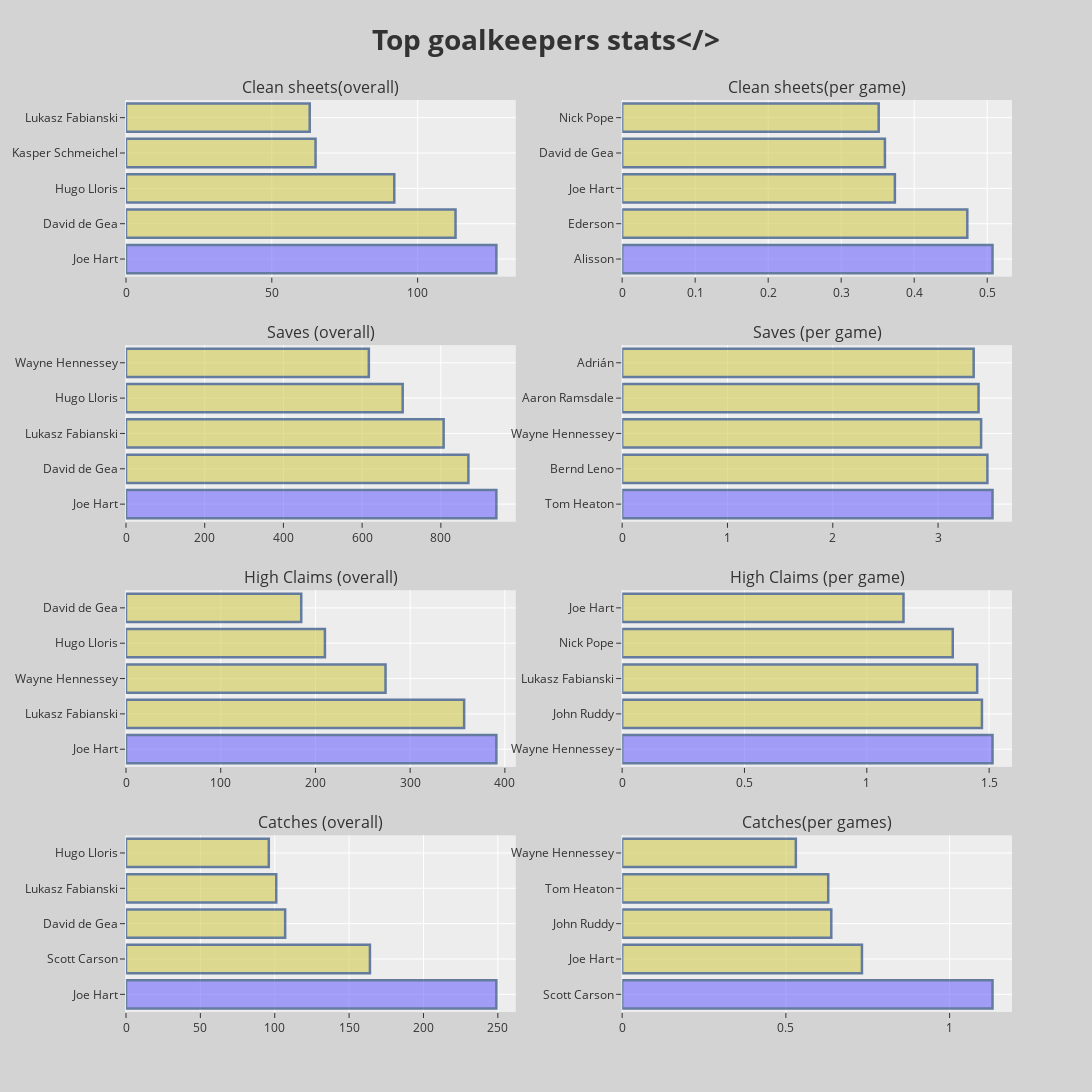

The notebook cell saved with this chart:
### Code cell
fig = make_subplots(rows=4, cols=2, subplot_titles=('Clean sheets(overall)', 'Clean sheets(per game)', 'Saves (overall)', 'Saves (per game)', 'High Claims (overall)', 'High Claims (per game)', 'Catches (overall)', 'Catches(per games)'), horizontal_spacing=0.12, vertical_spacing=.075)

fig.add_trace(go.Bar(x = df_1["Clean sheets"], y=df_1["Name"], hovertext=df_1["Club"], orientation='h'), row = 1, col = 1)
fig.add_trace(go.Bar(x = df_2["Saves"], y=df_2["Name"], hovertext=df_2["Club"], orientation='h'), row = 2, col = 1)
fig.add_trace(go.Bar(x = df_3["High Claims"], y=df_3["Name"], hovertext=df_3["Club"], orientation='h'), row = 3, col = 1)
fig.add_trace(go.Bar(x = df_4["Catches"], y=df_4["Name"], hovertext=df_4["Club"], orientation='h'), row = 4, col = 1)

fig.add_trace(go.Bar(x = df_11["Clean sheets"], y=df_11["Name"], hovertext=df_11["Club"], orientation='h'), row = 1, col = 2)
fig.add_trace(go.Bar(x = df_12["Saves"], y=df_12["Name"], hovertext=df_12["Club"], orientation='h'), row = 2, col = 2)
fig.add_trace(go.Bar(x = df_13["High Claims"], y=df_13["Name"], hovertext=df_13["Club"], orientation='h'), row = 3, col = 2)
fig.add_trace(go.Bar(x = df_14["Catches"], y=df_14["Name"], hovertext=df_14["Club"], orientation='h'), row = 4, col = 2)

fig.update_traces(marker_color=['rgb(110,102,250)', 'rgb(210,202,82)', 'rgb(210, 202, 82)', 'rgb(210,202,82)', 'rgb(210, 202, 82)'], marker_line_color='rgb(8,48,107)', marker_line_width=2.5, opacity=0.6)

fig.update_layout(title_text='<b>Top goalkeepers stats</>', titlefont=dict(size=28), title_x=0.5, showlegend=False, autosize=False, width=1300, height=1200, template='ggplot2', paper_bgcolor='lightgray')
fig.show()

### Figure 1 — Plotly figure (JSON) as saved in the notebook; plotly's stock layout.template omitted (floating-point values rounded to 4 significant figures)
{"data": [{"hovertext": ["Tottenham-Hotspur", "Manchester-United", "Tottenham-Hotspur", "Leicester-City", "West-Ham-United"], "marker": {"color": ["rgb(110,102,250)", "rgb(210,202,82)", "rgb(210, 202, 82)", "rgb(210,202,82)", "rgb(210, 202, 82)"], "line": {"color": "rgb(8,48,107)", "width": 2.5}}, "opacity": 0.6, "orientation": "h", "type": "bar", "x": [127.0, 113.0, 92.0, 65.0, 63.0], "xaxis": "x", "y": ["Joe Hart", "David de Gea", "Hugo Lloris", "Kasper Schmeichel", "Lukasz Fabianski"], "yaxis": "y"}, {"hovertext": ["Tottenham-Hotspur", "Manchester-United", "West-Ham-United", "Tottenham-Hotspur", "Crystal-Palace"], "marker": {"color": ["rgb(110,102,250)", "rgb(210,202,82)", "rgb(210, 202, 82)", "rgb(210,202,82)", "rgb(210, 202, 82)"], "line": {"color": "rgb(8,48,107)", "width": 2.5}}, "opacity": 0.6, "orientation": "h", "type": "bar", "x": [941.0, 870.0, 807.0, 703.0, 617.0], "xaxis": "x3", "y": ["Joe Hart", "David de Gea", "Lukasz Fabianski", "Hugo Lloris", "Wayne Hennessey"], "yaxis": "y3"}, {"hovertext": ["Tottenham-Hotspur", "West-Ham-United", "Crystal-Palace", "Tottenham-Hotspur", "Manchester-United"], "marker": {"color": ["rgb(110,102,250)", "rgb(210,202,82)", "rgb(210, 202, 82)", "rgb(210,202,82)", "rgb(210, 202, 82)"], "line": {"color": "rgb(8,48,107)", "width": 2.5}}, "opacity": 0.6, "orientation": "h", "type": "bar", "x": [391.0, 357.0, 274.0, 210.0, 185.0], "xaxis": "x5", "y": ["Joe Hart", "Lukasz Fabianski", "Wayne Hennessey", "Hugo Lloris", "David de Gea"], "yaxis": "y5"}, {"hovertext": ["Tottenham-Hotspur", "Manchester-City", "Manchester-United", "West-Ham-United", "Tottenham-Hotspur"], "marker": {"color": ["rgb(110,102,250)", "rgb(210,202,82)", "rgb(210, 202, 82)", "rgb(210,202,82)", "rgb(210, 202, 82)"], "line": {"color": "rgb(8,48,107)", "width": 2.5}}, "opacity": 0.6, "orientation": "h", "type": "bar", "x": [249.0, 164.0, 107.0, 101.0, 96.0], "xaxis": "x7", "y": ["Joe Hart", "Scott Carson", "David de Gea", "Lukasz Fabianski", "Hugo Lloris"], "yaxis": "y7"}, {"hovertext": ["Liverpool", "Manchester-City", "Tottenham-Hotspur", "Manchester-United", "Burnley"], "marker": {"color": ["rgb(110,102,250)", "rgb(210,202,82)", "rgb(210, 202, 82)", "rgb(210,202,82)", "rgb(210, 202, 82)"], "line": {"color": "rgb(8,48,107)", "width": 2.5}}, "opacity": 0.6, "orientation": "h", "type": "bar", "x": [0.5072, 0.4727, 0.3735, 0.3599, 0.3514], "xaxis": "x2", "y": ["Alisson", "Ederson", "Joe Hart", "David de Gea", "Nick Pope"], "yaxis": "y2"}, {"hovertext": ["Aston-Villa", "Arsenal", "Crystal-Palace", "Sheffield-United", "Liverpool"], "marker": {"color": ["rgb(110,102,250)", "rgb(210,202,82)", "rgb(210, 202, 82)", "rgb(210,202,82)", "rgb(210, 202, 82)"], "line": {"color": "rgb(8,48,107)", "width": 2.5}}, "opacity": 0.6, "orientation": "h", "type": "bar", "x": [3.517, 3.469, 3.409, 3.385, 3.338], "xaxis": "x4", "y": ["Tom Heaton", "Bernd Leno", "Wayne Hennessey", "Aaron Ramsdale", "Adrián"], "yaxis": "y4"}, {"hovertext": ["Crystal-Palace", "Wolverhampton-Wanderers", "West-Ham-United", "Burnley", "Tottenham-Hotspur"], "marker": {"color": ["rgb(110,102,250)", "rgb(210,202,82)", "rgb(210, 202, 82)", "rgb(210,202,82)", "rgb(210, 202, 82)"], "line": {"color": "rgb(8,48,107)", "width": 2.5}}, "opacity": 0.6, "orientation": "h", "type": "bar", "x": [1.514, 1.471, 1.451, 1.351, 1.15], "xaxis": "x6", "y": ["Wayne Hennessey", "John Ruddy", "Lukasz Fabianski", "Nick Pope", "Joe Hart"], "yaxis": "y6"}, {"hovertext": ["Manchester-City", "Tottenham-Hotspur", "Wolverhampton-Wanderers", "Aston-Villa", "Crystal-Palace"], "marker": {"color": ["rgb(110,102,250)", "rgb(210,202,82)", "rgb(210, 202, 82)", "rgb(210,202,82)", "rgb(210, 202, 82)"], "line": {"color": "rgb(8,48,107)", "width": 2.5}}, "opacity": 0.6, "orientation": "h", "type": "bar", "x": [1.131, 0.7324, 0.6387, 0.6293, 0.5304], "xaxis": "x8", "y": ["Scott Carson", "Joe Hart", "John Ruddy", "Tom Heaton", "Wayne Hennessey"], "yaxis": "y8"}], "layout": {"annotations": [{"font": {"size": 16}, "showarrow": false, "text": "Clean sheets(overall)", "x": 0.22, "xanchor": "center", "xref": "paper", "y": 1.0, "yanchor": "bottom", "yref": "paper"}, {"font": {"size": 16}, "showarrow": false, "text": "Clean sheets(per game)", "x": 0.78, "xanchor": "center", "xref": "paper", "y": 1.0, "yanchor": "bottom", "yref": "paper"}, {"font": {"size": 16}, "showarrow": false, "text": "Saves (overall)", "x": 0.22, "xanchor": "center", "xref": "paper", "y": 0.7312, "yanchor": "bottom", "yref": "paper"}, {"font": {"size": 16}, "showarrow": false, "text": "Saves (per game)", "x": 0.78, "xanchor": "center", "xref": "paper", "y": 0.7312, "yanchor": "bottom", "yref": "paper"}, {"font": {"size": 16}, "showarrow": false, "text": "High Claims (overall)", "x": 0.22, "xanchor": "center", "xref": "paper", "y": 0.4625, "yanchor": "bottom", "yref": "paper"}, {"font": {"size": 16}, "showarrow": false, "text": "High Claims (per game)", "x": 0.78, "xanchor": "center", "xref": "paper", "y": 0.4625, "yanchor": "bottom", "yref": "paper"}, {"font": {"size": 16}, "showarrow": false, "text": "Catches (overall)", "x": 0.22, "xanchor": "center", "xref": "paper", "y": 0.1938, "yanchor": "bottom", "yref": "paper"}, {"font": {"size": 16}, "showarrow": false, "text": "Catches(per games)", "x": 0.78, "xanchor": "center", "xref": "paper", "y": 0.1938, "yanchor": "bottom", "yref": "paper"}], "autosize": false, "height": 1200, "paper_bgcolor": "lightgray", "showlegend": false, "title": {"font": {"size": 28}, "text": "<b>Top goalkeepers stats</>", "x": 0.5}, "width": 1300, "xaxis": {"anchor": "y", "domain": [0.0, 0.44]}, "xaxis2": {"anchor": "y2", "domain": [0.56, 1.0]}, "xaxis3": {"anchor": "y3", "domain": [0.0, 0.44]}, "xaxis4": {"anchor": "y4", "domain": [0.56, 1.0]}, "xaxis5": {"anchor": "y5", "domain": [0.0, 0.44]}, "xaxis6": {"anchor": "y6", "domain": [0.56, 1.0]}, "xaxis7": {"anchor": "y7", "domain": [0.0, 0.44]}, "xaxis8": {"anchor": "y8", "domain": [0.56, 1.0]}, "yaxis": {"anchor": "x", "domain": [0.8063, 1.0]}, "yaxis2": {"anchor": "x2", "domain": [0.8063, 1.0]}, "yaxis3": {"anchor": "x3", "domain": [0.5375, 0.7312]}, "yaxis4": {"anchor": "x4", "domain": [0.5375, 0.7312]}, "yaxis5": {"anchor": "x5", "domain": [0.2687, 0.4625]}, "yaxis6": {"anchor": "x6", "domain": [0.2687, 0.4625]}, "yaxis7": {"anchor": "x7", "domain": [0.0, 0.1938]}, "yaxis8": {"anchor": "x8", "domain": [0.0, 0.1938]}}}
